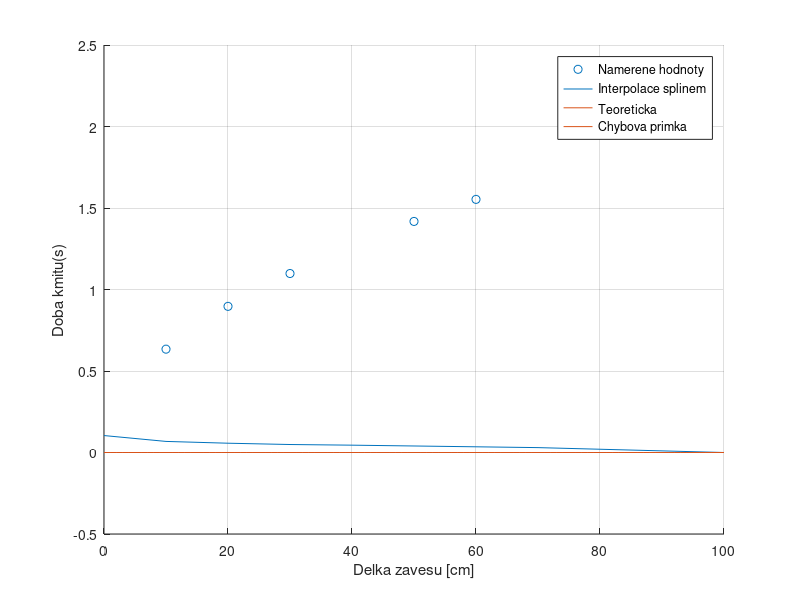

This chart was generated by the following MATLAB code:
l = [ 10; 20 ;30 ;50 ;60];
T = [0.634;0.8966;1.0981;1.4176;1.5529];
dT = [0.104;0.068;0.057;0.049;0.045;0.04;0.035;0.03;0.02;0.01;0];
dtp = [14.1; 7.1; 5.1; 3.5; 2.9];
y = zeros(101,1);

scatter(l,T);
ylim([-0.5 2.5]);
xlim([0 100 ]);
hold on
plot(0:10:100,dT);
line(0:100,y);
line(0:100,y);

xlabel('Delka zavesu [cm]');
ylabel('Doba kmitu(s)');
legend('Namerene hodnoty', 'Interpolace splinem','Teoreticka','Chybova primka');
grid on
